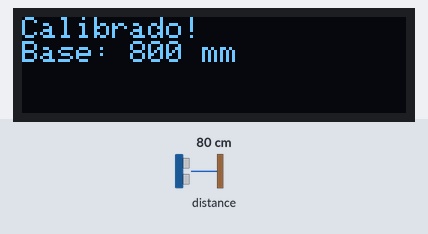
Bench run of a sketch on a simulated ESP32-S3. On the bench: 128×32 one-colour display. The test bench sets the inputs (shaded band); at power-on: distance to the obstacle 80 cm. What the sketch prints to the serial monitor is not drawn.

Above: at 1.8 s.
At 4.4 s:
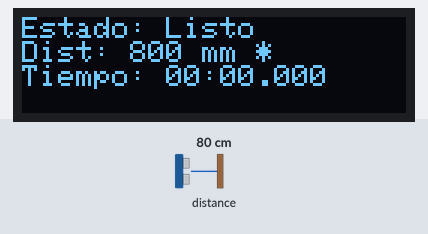
4.5 s: distance to the obstacle set to 2 cm
At 4.57 s:
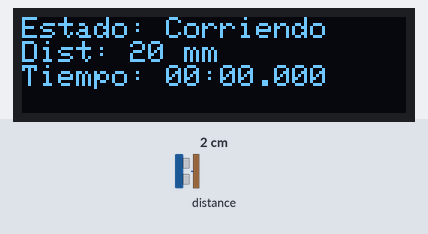
6.3 s: distance to the obstacle set to 250 cm
At 6.68 s:
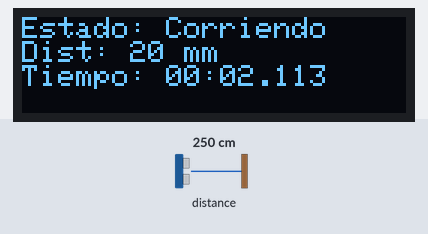
8.1 s: distance to the obstacle set to 4 cm
At 8.22 s:
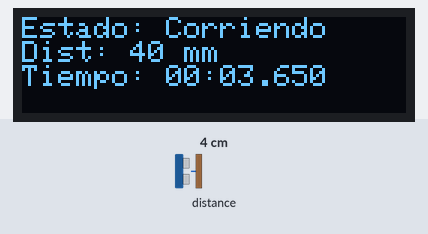

Measured:
- after the input at 4.5 s, the display: changes at once (image 2)
- what the display in image 0 shows lasts 1.6 s, from 1.7 s to 3.3 s

The sketch:

esp32_timer_vl53l0x.ino
```cpp
/*
 * Timer con ESP32 S3 Zero + OLED 128x32 I2C + VL53L0X
 *
 * Funcionamiento:
 * - Mide distancia constantemente
 * - Al detectar cambio: inicia timer
 * - Al volver a distancia base y detectar nuevo cambio: detiene timer
 * - Muestra información en pantalla OLED en tiempo real
 *
 * Librerías necesarias:
 * - Adafruit_SSD1306
 * - Adafruit_GFX
 * - Adafruit_VL53L0X (o VL53L0X by Pololu)
 */

#include <Wire.h>
#include <Adafruit_GFX.h>
#include <Adafruit_SSD1306.h>
#include <Adafruit_VL53L0X.h>

// Configuración OLED
#define SCREEN_WIDTH 128
#define SCREEN_HEIGHT 32
#define OLED_RESET -1
#define SCREEN_ADDRESS 0x3C
Adafruit_SSD1306 display(SCREEN_WIDTH, SCREEN_HEIGHT, &Wire, OLED_RESET);

// Sensor VL53L0X
Adafruit_VL53L0X lox = Adafruit_VL53L0X();

// Variables del timer
enum Estado {
  CALIBRANDO,
  ESPERANDO_INICIO,
  CORRIENDO,
  ESPERANDO_FIN,
  DETENIDO
};

Estado estadoActual = CALIBRANDO;
unsigned long tiempoInicio = 0;
unsigned long tiempoFin = 0;
unsigned long tiempoTranscurrido = 0;
unsigned long tiempoMostrado = 0;

// Variables del sensor
uint16_t distanciaBase = 0;
uint16_t distanciaActual = 0;
const uint16_t UMBRAL_CAMBIO = 15;  // mm de diferencia para detectar cambio
const int NUM_MUESTRAS_CALIBRACION = 20;
const unsigned long TIEMPO_ESTABILIZACION = 1000; // ms para considerar distancia estable

unsigned long ultimoCambio = 0;
bool distanciaEstable = false;

void setup() {
  Serial.begin(115200);
  Serial.println("Iniciando Timer con VL53L0X...");

  // Inicializar I2C
  Wire.begin(2,1);

  // Inicializar OLED
  if(!display.begin(SSD1306_SWITCHCAPVCC, SCREEN_ADDRESS)) {
    Serial.println(F("Error: No se encuentra OLED"));
    while(1);
  }

  display.clearDisplay();
  display.setTextSize(1);
  display.setTextColor(SSD1306_WHITE);
  display.setCursor(0, 0);
  display.println("Iniciando...");
  display.display();

  // Inicializar VL53L0X
  if (!lox.begin()) {
    Serial.println(F("Error: No se encuentra VL53L0X"));
    display.clearDisplay();
    display.setCursor(0, 0);
    display.println("Error VL53L0X!");
    display.display();
    while(1);
  }

  Serial.println("VL53L0X inicializado");

  // Calibración inicial
  calibrarDistanciaBase();
}

void calibrarDistanciaBase() {
  display.clearDisplay();
  display.setCursor(0, 0);
  display.println("Calibrando...");
  display.println("No mover objeto");
  display.display();

  uint32_t suma = 0;
  int muestrasValidas = 0;

  for (int i = 0; i < NUM_MUESTRAS_CALIBRACION; i++) {
    VL53L0X_RangingMeasurementData_t measure;
    lox.rangingTest(&measure, false);

    if (measure.RangeStatus != 4) {  // 4 = fuera de rango
      suma += measure.RangeMilliMeter;
      muestrasValidas++;
    }
    delay(50);
  }

  if (muestrasValidas > 0) {
    distanciaBase = suma / muestrasValidas;
    estadoActual = ESPERANDO_INICIO;
    Serial.print("Distancia base calibrada: ");
    Serial.print(distanciaBase);
    Serial.println(" mm");

    display.clearDisplay();
    display.setCursor(0, 0);
    display.println("Calibrado!");
    display.print("Base: ");
    display.print(distanciaBase);
    display.println(" mm");
    display.display();
    delay(1500);
  } else {
    display.clearDisplay();
    display.setCursor(0, 0);
    display.println("Error calibracion");
    display.display();
    delay(2000);
    calibrarDistanciaBase(); // Reintentar
  }
}

void loop() {
  // Leer distancia del sensor
  VL53L0X_RangingMeasurementData_t measure;
  lox.rangingTest(&measure, false);

  if (measure.RangeStatus != 4) {  // Lectura válida
    distanciaActual = measure.RangeMilliMeter;
  } else {
    // Si no hay lectura válida, mantener la última
    Serial.println("Fuera de rango");
  }

  // Calcular diferencia de distancia
  int diferencia = abs((int)distanciaActual - (int)distanciaBase);

  // Detectar si la distancia está estable
  if (diferencia < UMBRAL_CAMBIO) {
    if (millis() - ultimoCambio > TIEMPO_ESTABILIZACION) {
      distanciaEstable = true;
    }
  } else {
    distanciaEstable = false;
    ultimoCambio = millis();
  }

  // Máquina de estados
  switch (estadoActual) {

    case ESPERANDO_INICIO:
      if (diferencia >= UMBRAL_CAMBIO) {
        // Detectado cambio - iniciar timer
        tiempoInicio = millis();
        estadoActual = CORRIENDO;
        Serial.println("Timer iniciado!");
      }
      break;

    case CORRIENDO:
      // Actualizar tiempo transcurrido
      tiempoTranscurrido = millis() - tiempoInicio;

      // Verificar si volvió a distancia base y está estable
      if (distanciaEstable) {
        estadoActual = ESPERANDO_FIN;
        Serial.println("Distancia estable, esperando siguiente cambio...");
      }
      break;

    case ESPERANDO_FIN:
      tiempoTranscurrido = millis() - tiempoInicio;

      if (diferencia >= UMBRAL_CAMBIO) {
        // Detectado segundo cambio - detener timer
        tiempoFin = millis();
        tiempoMostrado = tiempoFin - tiempoInicio;
        estadoActual = DETENIDO;
        Serial.print("Timer detenido! Tiempo: ");
        Serial.print(tiempoMostrado);
        Serial.println(" ms");
      }
      break;

    case DETENIDO:
      // Esperar reset manual o automático
      // Puedes agregar un botón o un timeout para volver a ESPERANDO_INICIO
      break;
  }

  // Actualizar pantalla
  actualizarPantalla();

  delay(50);  // Pequeño delay entre lecturas
}

void actualizarPantalla() {
  display.clearDisplay();
  display.setTextSize(1);
  display.setCursor(0, 0);

  // Línea 1: Estado actual
  display.print("Estado: ");
  switch (estadoActual) {
    case CALIBRANDO:
      display.println("Calibrando");
      break;
    case ESPERANDO_INICIO:
      display.println("Listo");
      break;
    case CORRIENDO:
      display.println("Corriendo");
      break;
    case ESPERANDO_FIN:
      display.println("En vuelta");
      break;
    case DETENIDO:
      display.println("Detenido");
      break;
  }

  // Línea 2: Distancia actual
  display.print("Dist: ");
  display.print(distanciaActual);
  display.print(" mm");
  if (distanciaEstable) {
    display.print(" *");
  }
  display.println();

  // Línea 3: Timer
  display.setTextSize(1);
  unsigned long tiempoAMostrar;

  if (estadoActual == CORRIENDO || estadoActual == ESPERANDO_FIN) {
    tiempoAMostrar = tiempoTranscurrido;
  } else if (estadoActual == DETENIDO) {
    tiempoAMostrar = tiempoMostrado;
  } else {
    tiempoAMostrar = 0;
  }

  // Formatear tiempo (mm:ss.ms)
  unsigned long milisegundos = tiempoAMostrar % 1000;
  unsigned long segundos = (tiempoAMostrar / 1000) % 60;
  unsigned long minutos = (tiempoAMostrar / 60000);

  display.print("Tiempo: ");
  if (minutos < 10) display.print("0");
  display.print(minutos);
  display.print(":");
  if (segundos < 10) display.print("0");
  display.print(segundos);
  display.print(".");
  if (milisegundos < 100) display.print("0");
  if (milisegundos < 10) display.print("0");
  display.print(milisegundos);

  display.display();
}

// Función opcional para resetear el timer (puedes agregar un botón)
void resetTimer() {
  estadoActual = ESPERANDO_INICIO;
  tiempoInicio = 0;
  tiempoFin = 0;
  tiempoTranscurrido = 0;
  tiempoMostrado = 0;
  Serial.println("Timer reseteado");
}
```
